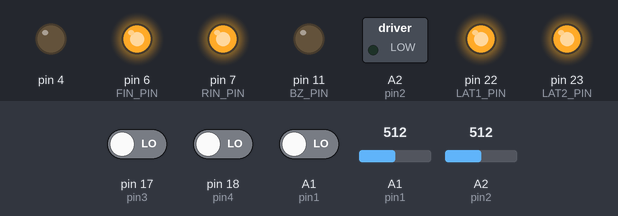
Bench run of a sketch on a simulated Arduino Leonardo, built with avr-gcc and run on an emulated ATmega32U4. Parts: switched loads named in the sketch (green lamp = pin HIGH), output pins drawn as LEDs (lit = HIGH). The test bench sets the inputs (shaded band); at power-on: A1 (pin1) = 512, A2 (pin2) = 512, pin 17 (pin3) LOW, pin 18 (pin4) LOW, A1 (pin1) LOW.

Above: at 1.2 s.
1.3 s: A1 (pin1) set to 646
2.8 s: A1 (pin1) set to 666
At 3.9 s:
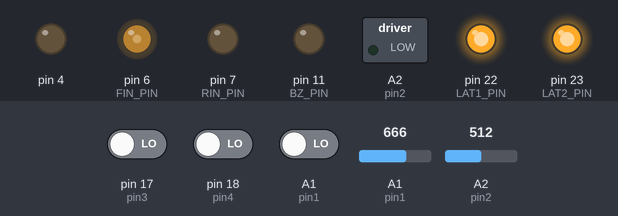
4.3 s: A2 (pin2) set to 652
5.8 s: A2 (pin2) set to 679
At 7.0 s:
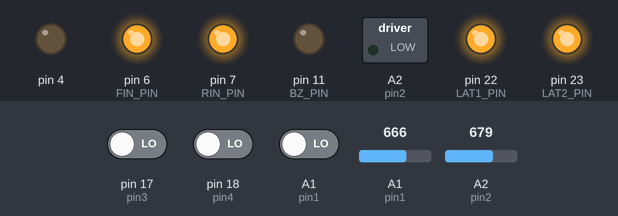
7.3 s: A1 (pin1) set to 686
At 8.3 s:
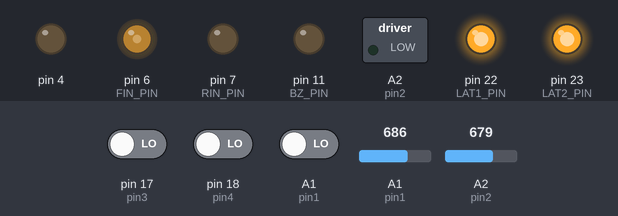
8.8 s: A2 (pin2) set to 716
At 9.6 s:
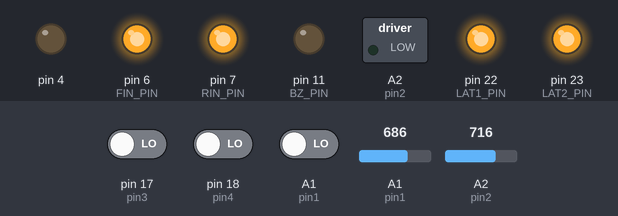
Timing chart, 0 to 11.3 s (numbered marks = the images above; inputs shaded):
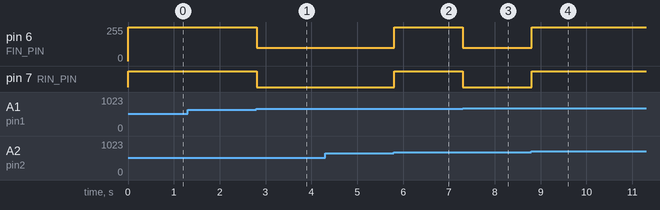

The sketch:

kadai4.ino
```cpp
#define USE_TIMER3
#include "mono_con.h"

const int speed = 100;
int x, y, tsw, sw, ph;
bool r = true;

word tc;

void cw() {
	analogWrite(FIN_PIN, speed);
	digitalWrite(RIN_PIN, LOW);
}

void ccw() {
	digitalWrite(FIN_PIN, LOW);
	analogWrite(RIN_PIN, speed);
}

void stop() {
	digitalWrite(FIN_PIN, HIGH);
	digitalWrite(RIN_PIN, HIGH);
}

int getdir(int xx, int yy) {
	int dx = xx - 511, dy = yy - 511;
	if ((long)dx * dx + (long)dy * dy < 20000) return -1;
	return (int)((atan2((double)dx, (double)dy) + 2 * PI + PI / 4) / (PI / 2)) % 4;
}

ISR(TIMER3_COMPA_vect) {
	static word in = 0;
	if (in++ > 5) {
		in = 0;
		r = true;
	}
	tc++;
}

void setup() {
	config_init();
	serial_init();
}

void loop() {
	if (r) {
		r = false;

		x = analogRead(pin2);
		y = analogRead(pin1);
		tsw = digitalRead(pin5);
		sw = digitalRead(pin4);
		ph = digitalRead(pin3);
	}

	int i = getdir(x, y);
	if (i == -1) {
		stop();
	} else {
		if (i == 0) {
			cw();
		} else if (i == 1) {
			if (tc >= 20) {
				tc = 0;
				lm.spm(CW).flush();
			}
			stop();
		} else if (i == 2) {
			if (tc >= 20) {
				tc = 0;
				lm.spm(CCW).flush();
			}
			stop();
		} else {
			ccw();
		}
	}
}
```

mono_con.h
```cpp
//===================================================================================================================
//
//  高校生ものづくりコンテスト2026岡山県大会用 ArduinoShield
//
//    出力回路: 百エディケーション製
//    https://hyakuedu.wordpress.com/
//
//    CPU Board: Arduino MEGA 2560 R3
//                                     2026/04/15 OKAKO
//
//===================================================================================================================

#ifndef _MONO_CON_2026_H
#define _MONO_CON_2026_H

//--- Arduino ATmega2560 Input
#define pin1	A1
#define pin2	A2
#define pin3	17  // D1
#define pin4	18  // D2
#define pin5	19  // D3
#define pin6	40  // M1
#define pin7	42  // M2
#define pin8	20  // D4: GND

//--- OKAKO_Shield_CN2
#define BOARD_SW_PIN 26
#define BZ_PIN   11
#define FIN_PIN  6
#define RIN_PIN  7
#define LAT2_PIN 23
#define LAT1_PIN 22
#define SCK_PIN  24
#define SDI_PIN  25

//--- led_stepmotor::spm() の引数用
#define CW		0xFF
#define CCW		0xFE
#define STOP	0xFD

//===================================================================================================================
//  ステッピングモータの励磁パターンを返す関数
//===================================================================================================================
int stepm_init(int n) {
	static const uint8_t tbl[5] = {
		0x9,  // A
		0xc,  // B
		0x6,  // nA
		0x3,  // nB
		0x00  // Stop
	};
	return (n >= 0 && n < 5) ? tbl[n] : 0;
}

//===================================================================================================================
//  フルカラーLEDとステッピングモータの動作制御クラス
//===================================================================================================================
class led_stepmotor {
private:
	uint8_t b8 = 0;
	uint8_t cur_phase = 0;

public:
	// フルカラーLED: 3bit GBR
	led_stepmotor& led(uint8_t gbr) {
		b8 = (b8 & 0x0F) | ((gbr & 0x07) << 4);
		return *this;
	}

	// ステッピングモータ: 励磁フェーズ
	led_stepmotor& spm(uint8_t phase) {
		uint8_t p;
		if (phase == CW) {
			cur_phase = (cur_phase + 3) & 0x03;
			p = cur_phase;
		} else if (phase == CCW) {
			cur_phase = (cur_phase + 1) & 0x03;
			p = cur_phase;
		} else if (phase < 4) {
			cur_phase = phase;
			p = phase;
		} else {
			p = 4;
		}
		b8 = (b8 & 0xF0) | (stepm_init(p) & 0x0F);
		return *this;
	}

	// 更新
	void flush() const {
		digitalWrite(LAT2_PIN, LOW);
		shiftOut(SDI_PIN, SCK_PIN, MSBFIRST, b8);
		digitalWrite(LAT2_PIN, HIGH);
	}
};
led_stepmotor lm;

//===================================================================================================================
//  レジスタ初期設定
//===================================================================================================================
void config_init(void) {
	// 入力
	pinMode(pin1, INPUT);
	pinMode(pin2, INPUT);
	pinMode(pin3, INPUT);
	pinMode(pin4, INPUT);
	pinMode(pin5, INPUT);
	pinMode(pin6, INPUT);
	pinMode(pin7, INPUT);

	// D4=GND
	pinMode(pin8, OUTPUT);
	digitalWrite(pin8, LOW);

	// シールド側
	pinMode(BOARD_SW_PIN, INPUT);
	pinMode(BZ_PIN, OUTPUT);
	pinMode(RIN_PIN, OUTPUT);
	pinMode(FIN_PIN, OUTPUT);
	pinMode(LAT1_PIN, OUTPUT);
	pinMode(LAT2_PIN, OUTPUT);
	pinMode(SCK_PIN, OUTPUT);
	pinMode(SDI_PIN, OUTPUT);

	// 初期状態
	digitalWrite(LAT1_PIN, HIGH);
	digitalWrite(LAT2_PIN, HIGH);
	digitalWrite(SCK_PIN, LOW);
	digitalWrite(SDI_PIN, LOW);

	// Timer4: PWM 31.37kHz
	TCCR4B = (TCCR4B & 0b11111000) | 0x01;

#if defined(USE_TIMER3)
	// Timer3: 1ms割り込み
	TCCR3A = 0;
	TCCR3B = 0x0b;    // CTC, pre=64
	OCR3A = 249;      // 1kHz
	TIMSK3 = 0x02;    // OCIE3A
#endif
}

//===================================================================================================================
//  シリアルデバイスの初期設定関数
//===================================================================================================================
void serial_init(void) {
	// U1, U2
	digitalWrite(LAT1_PIN, LOW);
	shiftOut(SDI_PIN, SCK_PIN, MSBFIRST, 0x00);
	shiftOut(SDI_PIN, SCK_PIN, MSBFIRST, 0x00);
	digitalWrite(LAT1_PIN, HIGH);

	// U3
	digitalWrite(LAT2_PIN, LOW);
	shiftOut(SDI_PIN, SCK_PIN, MSBFIRST, 0x00);
	digitalWrite(LAT2_PIN, HIGH);
}

//===================================================================================================================
//  2桁7セグメントLEDの表示関数
//===================================================================================================================
void disp(char leftPat, char rightPat) {
	digitalWrite(LAT1_PIN, LOW);
	shiftOut(SDI_PIN, SCK_PIN, MSBFIRST, leftPat);
	shiftOut(SDI_PIN, SCK_PIN, MSBFIRST, rightPat);
	digitalWrite(LAT1_PIN, HIGH);
}

//===================================================================================================================
//  7セグメントLED 表示データ (0-9, blank)
//===================================================================================================================
const uint8_t num[11] = {
	0x3f, 0x06, 0x5b, 0x4f, 0x66,  // 0,1,2,3,4
	0x6d, 0x7d, 0x27, 0x7f, 0x6f,  // 5,6,7,8,9
	0x00                           // blank
};

#endif
```

Measured:
- the behaviour switches between 652 and 653 on A1 (pin1) (found by bisection; images 0 and 1)
- the behaviour switches between 665 and 666 on A2 (pin2) (found by bisection; images 1 and 2)
- the behaviour switches between 679 and 680 on A1 (pin1) (found by bisection; images 2 and 3)
- after the input at 1.3 s, every drawn part: stays the same
- after the input at 2.8 s, pin 6 (FIN_PIN): 255/255 → 100/255 at once; pin 7 (RIN_PIN): HIGH → LOW at once
- after the input at 4.3 s, every drawn part: stays the same
- after the input at 5.8 s, pin 6 (FIN_PIN): 100/255 → 255/255 at once; pin 7 (RIN_PIN): LOW → HIGH at once
- after the input at 7.3 s, pin 6 (FIN_PIN): 255/255 → 100/255 at once; pin 7 (RIN_PIN): HIGH → LOW at once
- after the input at 8.8 s, pin 6 (FIN_PIN): 100/255 → 255/255 at once; pin 7 (RIN_PIN): LOW → HIGH at once
